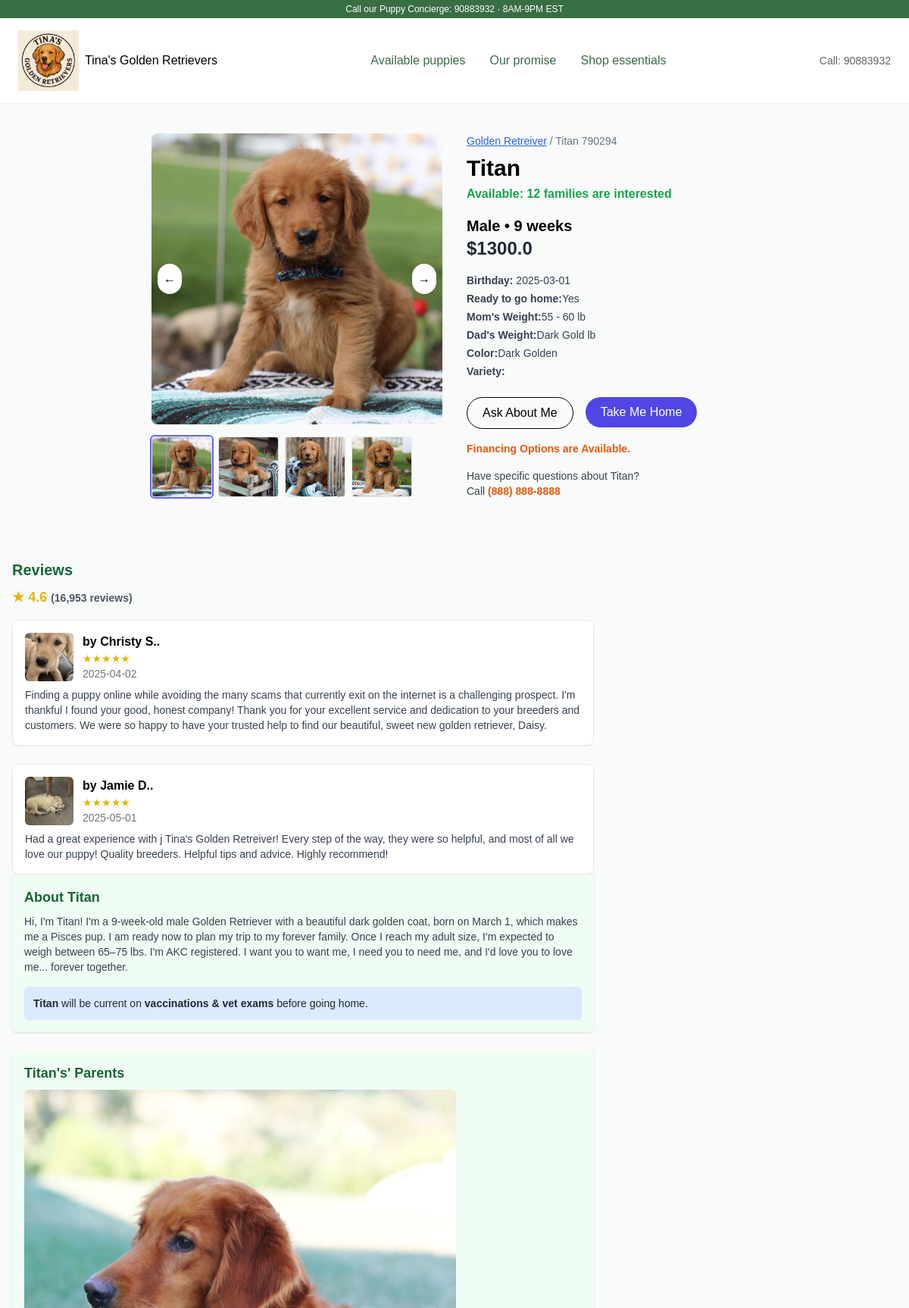
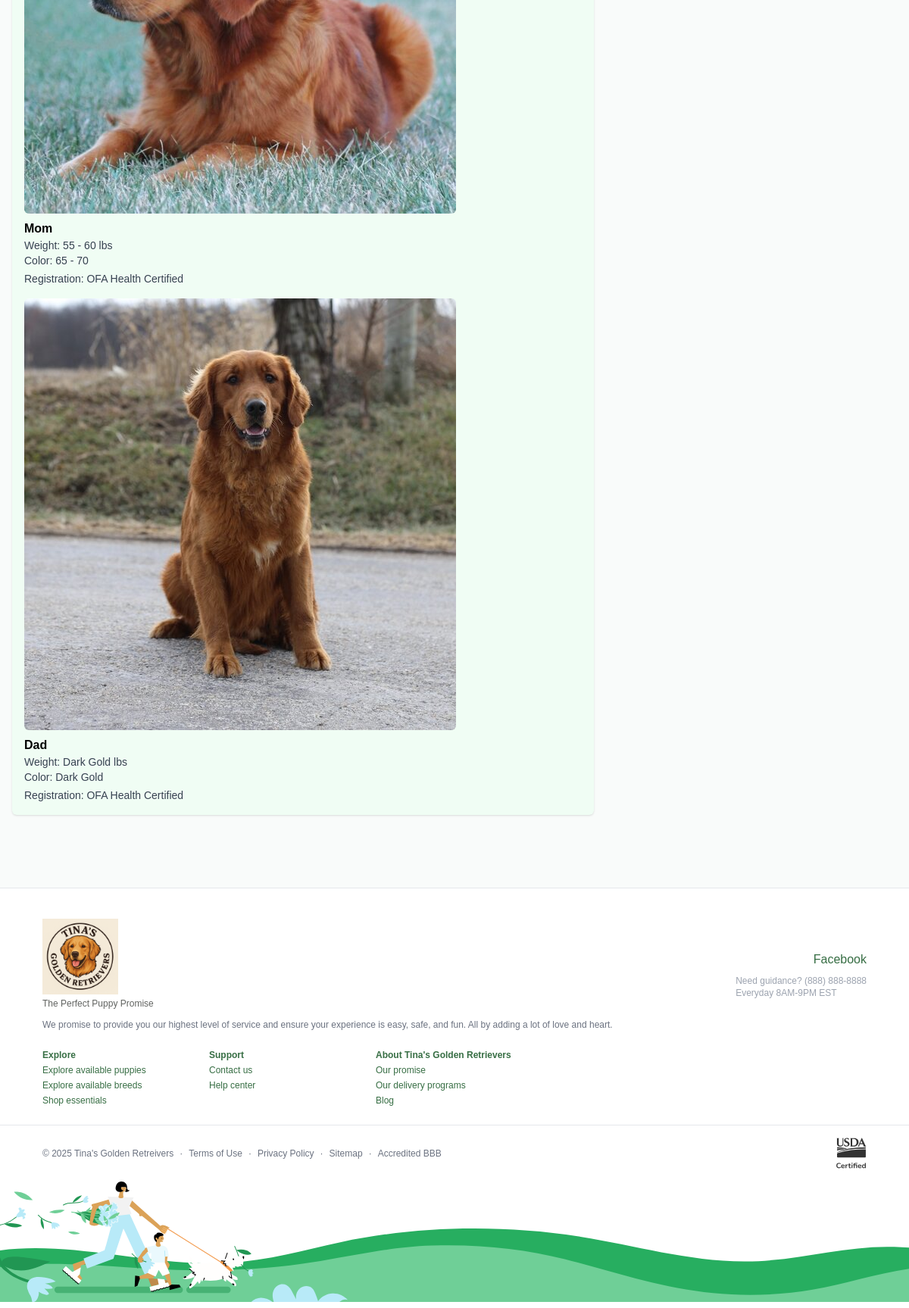
Screenshot of /preview?id=7 with the database file from the repository (2 pictures, top to bottom).
### tables this page shows
CREATE TABLE settings (
    id INTEGER PRIMARY KEY AUTOINCREMENT,
    logo TEXT,
    phonenumber TEXT,
    site_name TEXT,
    email TEXT,
    password TEXT
, username TEXT, facebook_link TEXT, call_number VARCHAR(20), ig_link VARCHAR(255));

CREATE TABLE puppy (
    id INTEGER PRIMARY KEY AUTOINCREMENT,
    name TEXT NOT NULL,
    gender TEXT NOT NULL,
    age INTEGER NOT NULL,
    price REAL NOT NULL,
    dob TEXT NOT NULL,
    color TEXT,
    variety TEXT,
    images TEXT,
    about TEXT,
    mom_weight TEXT,
    mom_color TEXT,
    dad_color TEXT,
    dad_weight TEXT,
    mom_image TEXT,
    dad_image TEXT,
    created_at TEXT DEFAULT CURRENT_TIMESTAMP
);

CREATE TABLE review (
    id INTEGER PRIMARY KEY AUTOINCREMENT,
    name TEXT,
    picture TEXT,
    review_text TEXT,
    date TEXT
);

### app.py (the view)
@app.route('/preview')
def preview():
    puppy_id = request.args.get("id")
    if not puppy_id or not puppy_id.isdigit():
        return "Invalid ID", 400
    db = get_connection(True)
    try:
        db.execute("SELECT * FROM puppy WHERE id = %s", (puppy_id,))
        puppy = db.fetchone()
        db.execute("SELECT * FROM review")
        reviews=db.fetchall()
        if not puppy:
            return "Puppy not found", 404
    finally:
        db.close()
    return render_template("preview.html", puppy=puppy,reviews=reviews,randomnumber=secrets.token_hex(6))

### app.py (called while the page is built)
@app.context_processor
def inject_settings():
    db = get_connection(True)
    try:
        db.execute("SELECT logo, email, phonenumber,call_number,ig_link, site_name,facebook_link FROM settings LIMIT 1")
        settings = db.fetchone() or {}
    finally:
        db.close()
    return dict(site=settings)

### db/connection.py (called while the page is built)
def get_connection(f=True):
    return Database(False)

    def execute(self, query, params=None):
        try:
            if not self.use_mysql:
                query = query.replace("%s", "?")
            self.cursor.execute(query, params or ())
            self.conn.commit()
        except Exception as e:
            print("Database Error:", e)
            raise

    def fetchall(self):
        return [dict(row) for row in self.cursor.fetchall()]

    def fetchone(self):
        row = self.cursor.fetchone()
        return dict(row) if row else None

    def close(self):
        self.cursor.close()
        self.conn.close()

### templates/preview.html (shortened to what this page needs)
{% extends "base.html" %}
{% block content %}
<div class="max-w-screen-xl mx-auto px-4 py-10 grid md:grid-cols-2 gap-8">
    <div>
       {% set image_list = puppy.images.split(',')%}
      <div class="relative">
        <img id="mainImage" src="{{ url_for('static', filename='uploads/'~image_list[0]) }}" alt="Main Image" class="w-full h-96 object-cover rounded-lg">
        <button onclick="prevImage()" class="absolute left-2 top-1/2 -translate-y-1/2 bg-white p-2 rounded-full shadow">
          &#8592;
        </button>
        <button onclick="nextImage()" class="absolute right-2 top-1/2 -translate-y-1/2 bg-white p-2 rounded-full shadow">
          &#8594;
        </button>
      </div>
      <div class="flex gap-2 mt-4">
        {% for image in image_list %}
        <img src="{{ url_for('static', filename='uploads/'~image) }}" onclick="setImage({{loop.index0}})" class="thumbnail w-20 h-20 object-cover rounded border cursor-pointer">
        {% endfor %}
      </div>
    </div>
    <div>
      <p class="text-sm text-gray-500"><a href="#" class="text-blue-600 underline">Golden Retreiver</a> / {{puppy.name}} 790294</p>
      <h2 class="text-3xl font-bold mt-2">{{puppy.name}}</h2>
      <p class="text-green-600 font-semibold mt-1">Available: 12 families are interested</p>
      <p class="text-xl font-semibold mt-4">{{puppy.gender}} • {{puppy.age}} weeks</p>
      <p class="text-2xl font-bold text-gray-800">${{puppy.price}}</p>
      <div class="mt-4 text-sm space-y-1 text-gray-700">
        <p><strong>Birthday:</strong> {{puppy.dob}}</p>
        <p><strong>Ready to go home:</strong>Yes</p>
        <p><strong>Mom's Weight:</strong>{{puppy.mom_weight}} lb</p>
        <p><strong>Dad's Weight:</strong>{{puppy.dad_weight}} lb</p>
        <p><strong>Color:</strong>{{puppy.color}}</p>
        <p><strong>Variety:</strong>{{puppy.vairety}}</p>
      </div>
      <div class="flex gap-4 mt-6">
        <button class="px-5 py-2 border border-black rounded-full hover:bg-gray-100 font-medium">Ask About Me</button>
       <a href="/checkout/details/order/{{puppy.id}}/{{randomnumber}}"> <button class="px-5 py-2 bg-indigo-600 text-white rounded-full hover:bg-indigo-700 font-medium">Take Me Home</button></a>
      </div>
      <p class="mt-4 text-sm text-orange-600 font-semibold">Financing Options are Available.</p>
      <p class="mt-4 text-sm text-gray-700">Have specific questions about {{puppy.name}}?<br>
        Call <a href="tel:{{site.phonenumber}}" class="text-orange-600 font-semibold">{{site.phonenumber}}</a>
      </p>
    </div>
  </div>
<div class="max-w-screen-xl mx-auto px-4 py-10 grid lg:grid-cols-3 gap-8">
    <div class="lg:col-span-2">
      <h3 class="text-xl font-bold text-green-800 mb-2">{{site.name}} Reviews</h3>
      <p class="text-yellow-500 font-bold text-lg">★ 4.6 <span class="text-gray-600 text-sm">(16,953 reviews)</span></p>
      <div class="space-y-6 mt-4">
         {% for r in reviews[:5] %}
        <div class="bg-white border rounded-lg p-4 shadow-sm">
          <div class="flex items-center gap-3 mb-2">
            <img src="{{ url_for('static', filename='uploads/'~r.picture) }}" alt="Dog" class="w-16 h-16 rounded-md object-cover">
            <div>
              <p class="font-semibold">by {{r.name}}.</p>
              <p class="text-yellow-500 text-sm">★★★★★</p>
              <p class="text-sm text-gray-500">{{r.date}}</p>
            </div>
          </div>
          <p class="text-sm text-gray-700">{{r.review_text}}</p>
        </div>
        {% endfor %}
    </div>
    <div class="space-y-6">
      <div class="bg-green-50 p-4 rounded-md shadow">
        <h4 class="text-lg font-bold text-green-800 mb-2">About {{puppy.name}}</h4>
        <p class="text-sm text-gray-700">
          {{puppy.about}}
        </p>
        <div class="mt-4 p-3 bg-blue-100 rounded-md text-sm text-gray-800">
          <span class="font-semibold">{{puppy.name}}</span> will be current on <strong>vaccinations & vet exams</strong> before going home.
        </div>
      </div>
      <div class="bg-green-50 p-4 rounded-md shadow">
        <h4 class="text-lg font-bold text-green-800 mb-2">{{puppy.name}}'s' Parents</h4>
        <div class="mb-4">
          <img src="{{ url_for('static', filename='uploads/'~puppy.mom_image) }}" alt="Mom"  class="rounded-md mb-2">
          <p class="font-bold">Mom</p>
          <p class="text-sm text-gray-700">Weight: {{puppy.mom_weight}} lbs</p>
          <p class="text-sm text-gray-700">Color: {{puppy.mom_color}}</p>
          <p class="text-sm text-gray-700 mt-1">Registration: OFA Health Certified</p>
        </div>
        <div>
          <img src="{{ url_for('static', filename='uploads/'~puppy.dad_image) }}"   alt="Dad" class="rounded-md mb-2">
          <p class="font-bold">Dad</p>
          <p class="text-sm text-gray-700">Weight: {{puppy.dad_weight}} lbs</p>
          <p class="text-sm text-gray-700">Color: {{puppy.dad_color}}</p>
          <p class="text-sm text-gray-700 mt-1">Registration: OFA Health Certified</p>
        </div>
      </div>
    </div>
  </div>
</div>
{%endblock%}

### templates/base.html (shortened to what this page needs)
<!doctype html>
<html lang="en">
<head>
  <link rel="stylesheet" href="https://cdn.tailwindcss.com"/>
</head>
<body class="bg-[--background] text-[--foreground]">
  <div class="min-h-screen flex flex-col bg-[#f9fbfa] relative w-full">
    <div class="bg-[#376e44] text-white text-[10px] sm:text-xs text-center py-1">
      Call our Puppy Concierge: {{site.call_number}} · 8AM-9PM EST
    </div>
    <header
      class="flex flex-wrap md:flex-nowrap items-center justify-between gap-4 px-4 sm:px-6 py-4 bg-white shadow-sm">
      <div class="flex items-center gap-2 flex-shrink-0">
        <img width="80" height="20" src="{{ url_for('static', filename=''~site.logo) }}">
        <h3 >{{site.site_name}}</h3>
      </div>
      <nav id="navMenu"
        class="w-full md:w-auto hidden md:flex flex-col md:flex-row gap-4 md:gap-8 text-[#376e44] font-medium">
        <a href="/available_puppies">Available puppies</a>
        <a href="/promise">Our promise</a>
        <a href="#">Shop essentials</a>
      </nav>
      <div
        class="w-full md:w-auto flex flex-col md:flex-row items-start md:items-center gap-3 md:gap-6 mt-2 md:mt-0">
        <span class="text-[#616360] text-sm">Call: {{site.call_number}}</span>
      </div>
    </header>
    {% block content %}{% endblock %}
    {% include "footer.html" %}
  </div>
 </body>
</html>

### templates/footer.html (shortened to what this page needs)
<footer class="bg-white mt-14 pt-10 pb-2 border-t w-full">
    <div class="flex flex-col md:flex-row justify-between items-center px-4 md:px-14 gap-8">
      <div class="flex flex-col gap-1 items-start">
        <div class="flex items-center gap-2 flex-shrink-0">
           <img width="100" height="20" src="{{ url_for('static', filename=''~site.logo) }}">
            </div>
        <span class="text-[#616360] text-xs mb-2">The Perfect Puppy Promise</span>
        <span class="text-xs text-gray-500">
          We promise to provide you our highest level of service and ensure your experience is easy, safe, and fun. All by adding a lot of love and heart.
        </span>
      </div>
      <div class="flex flex-col gap-2 items-end">
        <div class="flex gap-4">
          <a href="{{site.facebook_link}}" class="text-[#376e44] hover:underline">Facebook</a>
        </div>
        <span class="text-xs text-gray-400">Need guidance? {{site.phonenumber}}<br />Everyday 8AM-9PM EST</span>
      </div>
    </div>
    <div class="mt-6 grid grid-cols-2 md:grid-cols-5 gap-3 text-xs text-[#376e44] px-4 md:px-14">
      <div class="flex flex-col gap-1">
        <b>Explore</b>
        <a href="/available_puppies">Explore available puppies</a>
        <a href="#">Explore available breeds</a>
        <a href="#">Shop essentials</a>
      </div>
      <div class="flex flex-col gap-1">
        <b>Support</b>
        <a href="#">Contact us</a>
        <a href="#">Help center</a>
      </div>
      <div class="flex flex-col gap-1">
        <b>About {{site.site_name}}</b>
        <a href="/promise">Our promise</a>
        <a href="#">Our delivery programs</a>
        <a href="/blog">Blog</a>
      </div>
    </div>
    <div class="mt-6 flex justify-between items-center px-4 md:px-14 border-t pt-4">
      <div class="flex gap-2 items-center text-xs text-gray-500">
        <span>© 2025 Tina's Golden Retreivers</span><span>·</span>
        <a href="#" class="hover:underline">Terms of Use</a><span>·</span>
        <a href="#" class="hover:underline">Privacy Policy</a><span>·</span>
        <a href="#" class="hover:underline">Sitemap</a><span>·</span>
        <span>Accredited BBB</span>
      </div>
    </div>
    <div class="w-full bg-left-bottom h-44 bg-repeat-x  m_2ce0de02 mantine-BackgroundImage-root" style="background-image: url('{{ url_for('static', filename='footer.svg') }}');"></div>
  </footer>

### templates/base.html (style rules this page uses)
body { font-family: Arial, Helvetica, sans-serif; }
:root { --background: 0 0% 100%; --foreground: 240 10% 3.9%; --card: 0 0% 100%; --card-foreground: 240 10% 3.9%; --popover: 0 0% 100%; --popover-foreground: 240 10% 3.9%; --primary: 240 5.9% 10%; --primary-foreground: 0 0% 98%; --secondary: 240 4.8% 95.9%; --secondary-foreground: 240 5.9% 10%; --muted: 240 4.8% 95.9%; --muted-foreground: 240 3.8% 46.1%; --accent: 240 4.8% 95.9%; --accent-foreground: 240 5.9% 10%; --destructive: 0 84.2% 60.2%; --destructive-foreground: 0 0% 98%; --border: 240 5.9% 90%; --input: 240 5.9% 90%; --ring: 240 5.9% 10%; --radius: 0.5rem; }

### rows the page displays
settings: call_number "90883932", logo (picture), site_name "Tina's Golden Retrievers", phonenumber "(888) 888-8888"
puppy: name "Titan", gender "Male", age "9", price "1300.0", dob "2025-03-01", mom_weight "55 - 60", dad_weight "Dark Gold", color "Dark Golden", about "Hi, I'm Titan! I'm a 9-week-old male Golden Retriever with a beautiful dark golden coat, born on March 1, which makes me a Pisces pup. I am ready now to plan my trip to my forever family. Once I reach my adult size, I'm expected to weigh between 65–75 lbs. I'm AKC registered. I want you to want me, I need you to need me, and I'd love you to love me... forever together.", mom_image (picture), mom_color "65 - 70", dad_image (picture), dad_color "Dark Gold"
review: picture (picture), name "Christy S.", date "2025-04-02", review_text "Finding a puppy online while avoiding the many scams that currently exit on the internet is a challenging prospect. I'm thankful I found your good, honest company! Thank you for your excellent service and dedication to your breeders and customers. We were so happy to have your trusted help to find our beautiful, sweet new golden retriever, Daisy."
review: picture (picture), name "Jamie D.", date "2025-05-01", review_text "Had a great experience with j Tina's Golden Retreiver! Every step of the way, they were so helpful, and most of all we love our puppy! Quality breeders. Helpful tips and advice. Highly recommend!"
